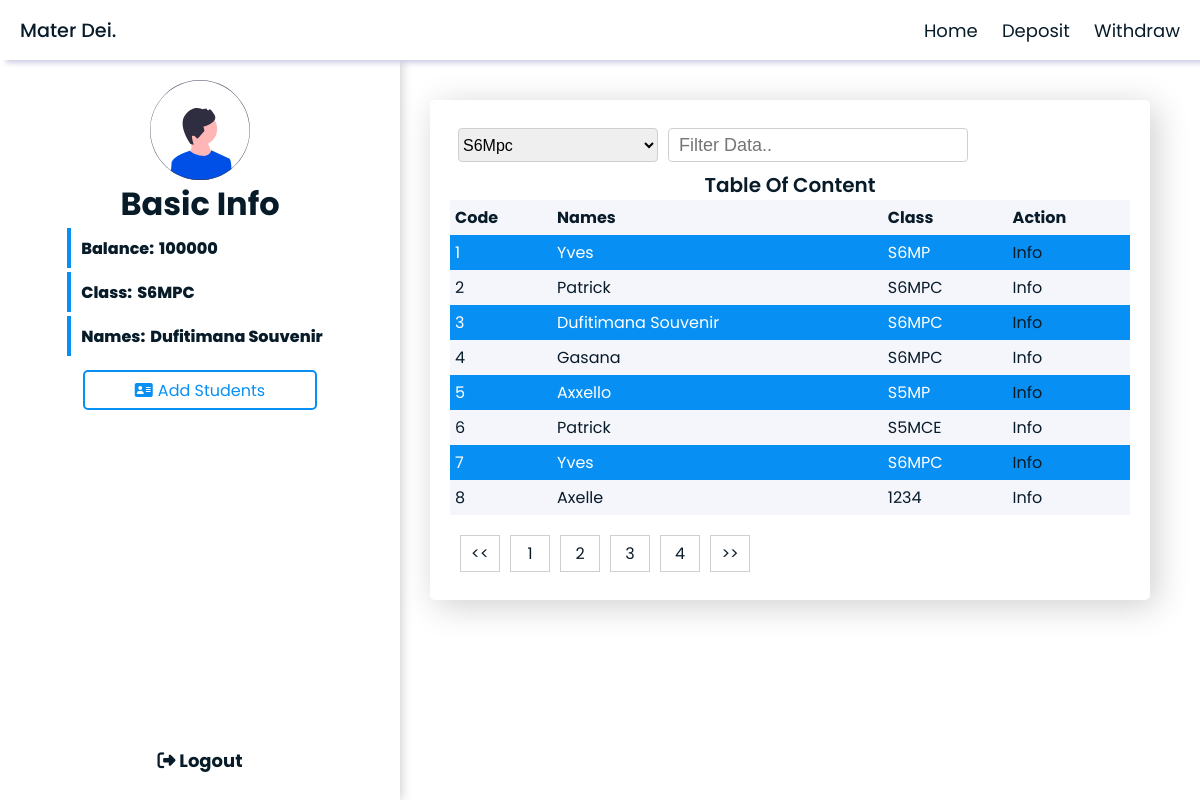
/Admin/?data=3 (signed in), run on the app's committed database.
### tables this page shows
CREATE TABLE `students` (
  `id` int(11) NOT NULL,
  `card_id` varchar(255) NOT NULL DEFAULT 'Ntayo',
  `balance` int(10) NOT NULL DEFAULT 0,
  `class` varchar(10) NOT NULL,
  `names` varchar(255) NOT NULL,
  `password` varchar(255) NOT NULL,
  `gender` enum('Male','Female') NOT NULL
);

### Admin/index.php (the view, shortened to what this page needs)
<?php
include_once "../Assets/Php/database.php";
if (!isset($_GET['data'])) {
    $code = 1;
}
else{
 $code = $_GET['data'];
}
?>
<!DOCTYPE html>
<html lang="en">
<head>
    <link rel="stylesheet" href="https://cdnjs.cloudflare.com/ajax/libs/font-awesome/6.4.2/css/all.min.css" />
    <link rel="stylesheet" href="../Css/datastyle.css">
    <link rel="stylesheet" href="../Css/main.css">
</head>
<body>
    <div class="navbar" id="navbar">
        <div class="logo" id="logo">Mater Dei.</div>
        <nav id="nav">
            <a href="./index.html">Home</a>
            <a href="#" onclick="Popup1()">Deposit</a>
            <a href="#" onclick="Popup()">Withdraw</a>
        </nav>
    </div>
    <div class="main">
        <div class="panel">
            <div class="history">
                <div class="image"><img src="../Assets/Images/Male_Avatar.svg" alt=""></div>
                <h1>Basic Info</h1>
                <ul>
                    <?php
                    $sql0 = "SELECT * FROM students WHERE id = {$code}";
                    $query0 = mysqli_query($conn, $sql0);
                    if (mysqli_num_rows($query0) > 0) {
                        $row0 = mysqli_fetch_assoc($query0);
                    }
                    ?>
                    <li>Balance: <span style="padding-left:5px;"> <?php echo $row0['balance'];?></span></li>
                    <li>Class: <span style="padding-left:5px;"> <?php echo $row0['class'];?></span></li>
                    <li>Names: <span style="padding-left:5px;"> <?php echo $row0['names'];?></span></li>
                </ul>
                <a href="./Register.php" class="second"><i class="fa-solid fa-address-card"></i> Add Students</a>
            </div>
            <div class="logout"><a href="../Assets/Php/logout.php"><i class="fa-solid fa-right-from-bracket"></i> Logout</a></div>
        </div>
        <div class="frame-yves">
            <div class="tooltip">
                <div class="tool">
                    <select name="data" id="data">
                        <option value="S6Mpc">S6Mpc</option>
                    </select>
                    <input type="search" name="search" id="" placeholder="Filter Data..">
                </div>
<div class="holder">
    <table class="yvestable">
        <caption>Table Of Content</caption>
        <tr>
            <th>Code</th>
            <th>Names</th>
            <th>Class</th>
            <th>Action</th>
        </tr>
<?php
if(isset($_GET['page'])){
    $page = $_GET['page'];
}
else{
    $page = 1;
}
$num = 8*($page - 1);
$numpp = 8;
$sql = "SELECT * FROM students ORDER BY id LIMIT ".$num.",".$numpp;
$query = mysqli_query($conn,$sql);
$total = mysqli_num_rows($query);
$numPage = ceil($total/$numpp);
if ($total > 0) {
    while ($row = mysqli_fetch_assoc($query)) {
        echo "
        <tr>
        <td>".$row['id']."</td>
        <td>".$row['names']."</td>
        <td>".$row['class']."</td>
        <td><a href='./?data=".$row['id']."' class='btn00'>Info</a></td>
        </tr>";
    }
}
?>
    </table>
</div>
                <div class="footer">
                    <?php $back = $page; ?>
                    <a class="left" href="./?page=<?php $back--;if($back > 0){echo $back;}else{$back=$numPage;echo $back;} ?>"><<</a>
                    <a class="number" href="./?page=1">1</a>
                    <a class="number" href="./?page=2">2</a>
                    <a class="number" href="./?page=3">3</a>
                    <a class="number" href="./?page=4">4</a>
                    <a class="right" href="./?page=<?php echo ++$page; ?>">>></a>
                </div>
            </div>
        </div>
    </div>
</body>
</html>

### Css/datastyle.css (style rules this page uses)
body { color: rgb(0, 2, 4); }
.second { width: 65%; margin-top: 10px; display: flex; justify-content: center; align-items: center; gap: 5px; font-weight: 400; transition: .8s ease; border-radius: 5px; height: 40px; border: 2px solid #078ff3; color: #078ff3; }
.main { width: 100%; height: 100vh; display: grid; grid-template-columns: 400px calc(100% - 400px); }
.panel { height: 100%; display: grid; grid-template-rows: 90% 10%; box-shadow: 2px 0 10px #cfcfcf; }
.panel .history { margin-top: 60px; padding: 20px; display: flex; flex-direction: column; align-items: center; }
.history .image { width: 100px; height: 100px; }
.history ul { list-style: none; font-weight: 800; color: #081b29; }
.history ul li { border-left: 4px solid #078ff3; height: 40px; padding: 10px; margin-bottom: 4px; display: flex; align-items: center; }
.logout { width: 100%; display: flex; justify-content: center; align-items: center; font-size: 18px; font-weight: 700; }
.logout a { transition: .6s ease; }
.image img { width: 100%; height: 100%; }
.frame-yves { height: 100%; }
.tooltip { position: relative; margin-top: 100px; margin-left: 30px; width: 90%; height: 500px; padding: 20px; box-shadow: 6px 6px 34px #cfcfcf; border-radius: 5px; }
caption { color: #081b29; font-size: 20px; font-weight: 600; }
.yvestable { width: 100%; border-collapse: collapse; border: none; text-align: left; }
.yvestable tr:nth-child(even) { background: #078ff3; color: #fff; }
.yvestable tr:nth-child(odd) { background: #f5f5fc; color: #081b29; }
.yvestable tr th,td { padding: 5px; }
.tooltip .tool { width: 100%; height: 50px; display: flex; text-align: center; padding: 8px; }
.tool input { width: 300px; border: 1px solid#cfcfcf; margin-left: 10px; border-radius: 4px; color: #081b29; padding: 10px; font-size: 18px; outline: none; }
.tool select { width: 200px; border: 1px solid #cfcfcf; outline: none; border-radius: 4px; font-size: 16px; }
select option { height: 35px; color: #081b29; }
.tooltip .footer { display: flex; margin-top: 20px; }
.footer a { margin-left: 10px; }
.left,.right,.number { display: flex; width: 40px; justify-content: center; align-items: center; padding: 5px; border: 1px solid #cfcfcf; }

### Css/main.css (style rules this page uses)
* { margin: 0; padding: 0; box-sizing: border-box; }
a { text-decoration: none; color: #081b29; }
body { font-family: 'Poppins', sans-serif; }
.navbar { position: fixed; background: #fff; width: 100%; height: 60px; z-index: 1; display: flex; box-shadow: 6px 3px 5px #cccce5f5; flex-direction: row; align-items: center; justify-content: space-between; }
.logo { font-size: 1.2rem; font-weight: 500; color: #081b29; margin-left: 20px; }
nav a { margin-right: 20px; transition: .4s; position: relative; color: #081b29; font-size: 18px; }
nav a::before { position: absolute; content: ''; width: 0; top: 0; left: 0; height: 100%; padding-bottom: 3px; transition: .4s; border-bottom: 1.2px solid #0050e7; }
h1,h2 { color:#081b29; }

### data on the page
students: balance "100000", class "S6MPC", names "Dufitimana Souvenir", id "3"
students: id "1", names "Yves", class "S6MP"
students: id "2", names "Patrick", class "S6MPC"
students: id "4", names "Gasana", class "S6MPC"
students: id "5", names "Axxello", class "S5MP"
students: id "6", names "Patrick", class "S5MCE"
students: id "7", names "Yves", class "S6MPC"
students: id "8", names "Axelle", class "1234"
